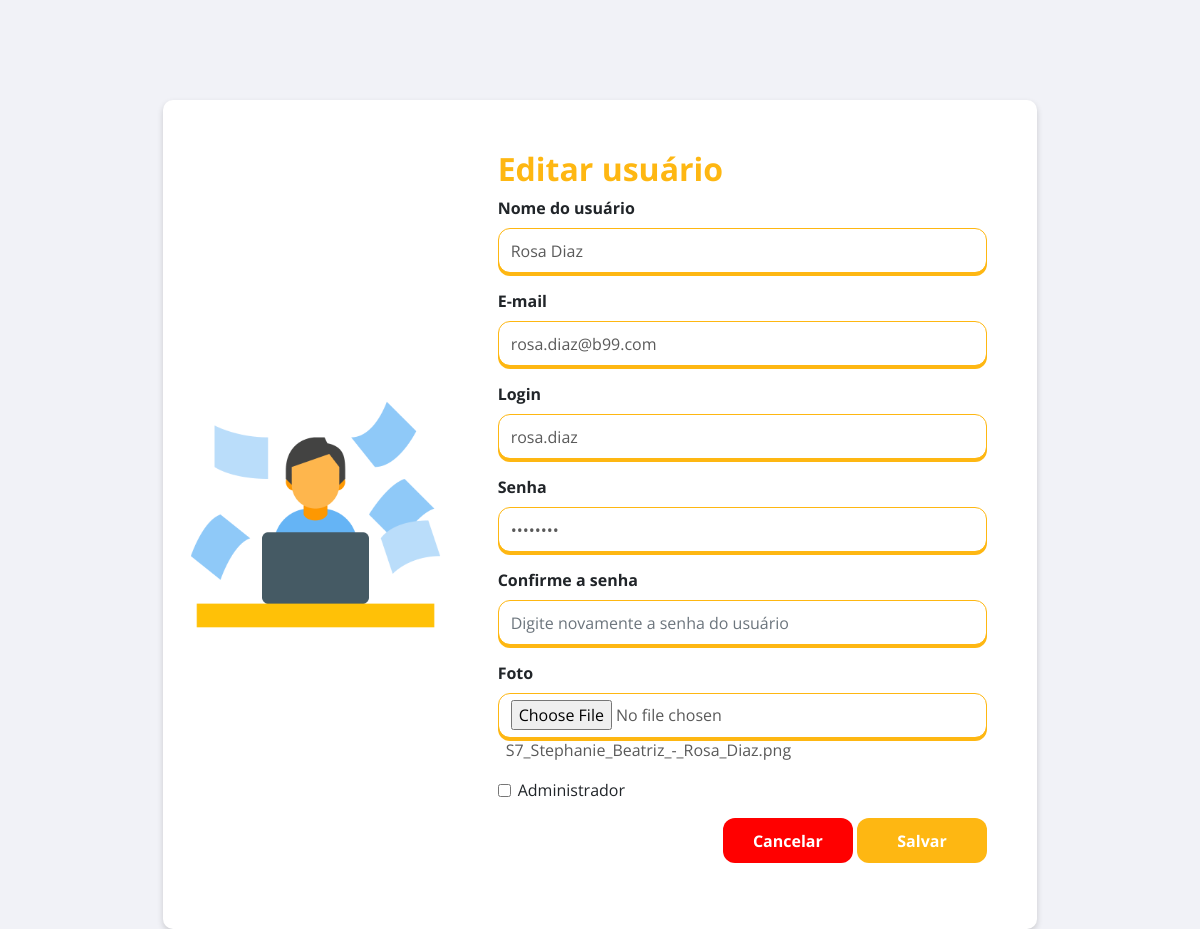
Screenshot of /views/editUser.php?id=32 (signed in) with the database file from the repository.
### tables this page shows
CREATE TABLE `tb_user` (
  `id_user` int(5) NOT NULL,
  `name` varchar(50) NOT NULL,
  `email` varchar(50) NOT NULL,
  `login` varchar(20) NOT NULL,
  `password` varchar(12) NOT NULL,
  `admin` varchar(2) NOT NULL,
  `photo` varchar(1000) NOT NULL
);

### views/editUser.php (the view, shortened to what this page needs)
<?php
include('../controllers/calcDate.php');
$id = filter_input(INPUT_GET, 'id', FILTER_SANITIZE_NUMBER_INT);
$result = $link->query("SELECT * FROM tb_user WHERE id_user = '$id'");
$row_user = mysqli_fetch_assoc($result);
?>
<!DOCTYPE html>
<html lang="pt-br">
<head>
    <link rel="stylesheet" href="https://pro.fontawesome.com/releases/v5.10.0/css/all.css"
/>
    <link href="https://stackpath.bootstrapcdn.com/bootstrap/4.5.0/css/bootstrap.min.css" rel="stylesheet"
>
    <link rel="stylesheet" href="css/register.css">
</head>
<body>
    <div class="container">
        <div class="row justify-content-center">
            <div class="col-md-12 col-sm-12 form-area">
                <div class="col-md-4 col-sl-4 logo-area"></div>
                <div class="col-md-8 col-sl-8 login-area">
                    <h3>Editar usuário</h3>
                    <form id="formRegister" action="../models/procEditUser.php" method="POST" enctype="multipart/form-data">
                        <div class="form-group">
                            <label for="user-name">Nome do usuário</label>
                            <input type="text" id="user-name" name="user-name" class="form-control" value="<?php echo $row_user['name'] ?>" required>
                        </div>
                        <div class="form-group">
                            <label for="user-email">E-mail</label>
                            <input type="email" id="user-email" name="user-email" class="form-control" value="<?php echo $row_user['email'] ?>" required>
                        </div>
                        <div class="form-group">
                            <label for="user-login">Login</label>
                            <input type="text" id="user-login" name="user-login" class="form-control" value="<?php echo $row_user['login'] ?>" required>
                        </div>
                        <div class="form-group">
                            <label for="user-password">Senha</label>
                            <input type="password" id="user-password" name="user-password" class="form-control" value="<?php echo $row_user['password'] ?>" required>
                        </div>
                        <div class="form-group">
                            <label for="confirm-password">Confirme a senha</label>
                            <input type="password" id="confirm-password" name="confirm-password" class="form-control" placeholder="Digite novamente a senha do usuário" required>
                        </div>
                        <div class="form-group">
                            <label>Foto</label>
                            <input type="file" name="photo" class="form-control" accept='image/*'>
                            <p class="ml-2"><?php echo $row_user['photo'] ?></p>
                        </div>
                        <div class="form-group form-check">
                            <input type="checkbox" name="user-admin" class="form-check-input check-adm" id="check-adm" value="N">
                            <label for="check-adm" class="form-check-label">Administrador</label>
                        </div>
                        <div class="form-group btn-form">
                            <a href="dashAdmin.php"><button type="button" class="btn-cancel">Cancelar</button></a>
                            <button type="submit" class="btn-access">Salvar</button>
                        </div>
                    </form>
                </div>
            </div>
        </div>
    </div>
</body>
</html>

### views/css/register.css (style rules this page uses)
html, body { height: 100%; font-family: 'Open Sans', sans-serif; background-color: #F1F2F7; }
.form-area { max-width: 874px; margin-top: 100px; padding: 10px; border-radius: 10px; box-shadow: 0px 3px 6px #00000029; background-color: #FFF; }
.logo-area, .login-area { height: 100%; }
.logo-area { float: left; background: url(../img/background/bg-task.png) no-repeat; background-position: center; background-size: 100%; }
.login-area { float: right; padding: 40px; }
.login-area h3 { color: #FEB712; font-weight: bold; font-size: 2em; }
.login-area p, .login-area input, .forget-password a { color: #5A5A5A; }
.login-area input, .login-area select, .login-area textarea { height: 45px; border: 1px solid #FEB712; box-shadow: 0px 3px #FEB712; border-radius: 12px !important; }
.check-adm { box-shadow: none !important; margin-top: -10px; }
.login-area label { font-weight: bold; }
.form-check-label { font-weight: normal !important; }
.footer-form, .btn-form, .forget-password { padding: 0; }
.btn-form { float: right; text-align: right; }
.btn-access, .btn-cancel { color: #FFF; font-weight: bold; width: 130px; height: 45px; border-radius: 12px; border: none; transition: .3s ease; }
.btn-access { background-color: #FEB712; }
.btn-cancel { background-color: red !important; }

### rows the page displays
tb_user: user-name "Rosa Diaz", user-email "rosa.diaz@b99.com", user-login "rosa.diaz", photo "S7_Stephanie_Beatriz_-_Rosa_Diaz.png"
